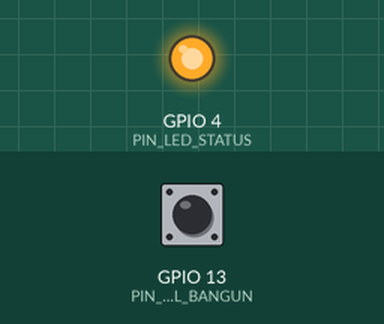
Simulated run of this sketch. Board: ESP32. Shown: output pins drawn as LEDs (lit = HIGH). The inputs (shaded band) are chosen by the test bench; at power-on: GPIO 13 (PIN_TOMBOL_BANGUN) HIGH. What the sketch prints to the serial monitor is not drawn. At 0.6 s the program puts the board to deep sleep or switches it off; the recording ends there.

Above: at 0.1 s.
Timing chart, 0 to 0.6 s (numbered marks = the images above):
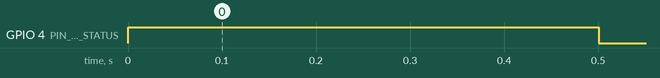

The sketch:

modul09_bangun_tombol.ino
```cpp
// Modul 9 - Praktik 3: bangun oleh alarm timer ATAU oleh tombol
// Rangkaian: LED status di D4 dan tombol di D13 (kaki seberangnya ke GND).
// Papan tidur 20 detik. Tekan tombol D13 kapan saja untuk membangunkannya lebih cepat.

#include "driver/rtc_io.h"  // pengatur pin RTC: pin yang tetap "terjaga" selama deep sleep

const int PIN_LED_STATUS = 4;
const gpio_num_t PIN_TOMBOL_BANGUN = GPIO_NUM_13;  // D13 termasuk pin RTC, jadi bisa membangunkan papan
const unsigned long LAMA_TIDUR_DETIK = 20;

RTC_DATA_ATTR int jumlahBangun = 0;
RTC_DATA_ATTR int jumlahOlehTombol = 0;

void setup() {
  Serial.begin(115200);
  pinMode(PIN_LED_STATUS, OUTPUT);
  rtc_gpio_deinit(PIN_TOMBOL_BANGUN);  // kembalikan D13 menjadi pin biasa setelah tidur
  pinMode(PIN_TOMBOL_BANGUN, INPUT_PULLUP);

  jumlahBangun++;
  esp_sleep_wakeup_cause_t penyebab = esp_sleep_get_wakeup_cause();
  Serial.print("Bangun ke-");
  Serial.print(jumlahBangun);
  if (penyebab == ESP_SLEEP_WAKEUP_EXT0) {
    jumlahOlehTombol++;
    Serial.println(": dibangunkan TOMBOL.");
  } else if (penyebab == ESP_SLEEP_WAKEUP_TIMER) {
    Serial.println(": dibangunkan alarm timer.");
  } else {
    Serial.println(": baru dinyalakan.");
  }
  Serial.print("Sejauh ini ");
  Serial.print(jumlahOlehTombol);
  Serial.println(" kali dibangunkan tombol.");

  digitalWrite(PIN_LED_STATUS, HIGH);
  delay(500);
  digitalWrite(PIN_LED_STATUS, LOW);

  // Tunggu tombol dilepas dulu. Kalau masih ditekan saat tidur, papan langsung bangun lagi.
  while (digitalRead(PIN_TOMBOL_BANGUN) == LOW) {
    delay(10);
  }
  delay(50);  // tunggu pantulan tombol reda, supaya papan tidak langsung bangun lagi

  Serial.printf("Tidur %lu detik. Tekan tombol untuk membangunkan lebih cepat.\n", LAMA_TIDUR_DETIK);
  Serial.flush();
  esp_sleep_enable_timer_wakeup(LAMA_TIDUR_DETIK * 1000000ULL);  // pintu bangun 1: alarm timer
  esp_sleep_enable_ext0_wakeup(PIN_TOMBOL_BANGUN, 0);            // pintu bangun 2: D13 menjadi LOW
  rtc_gpio_pullup_en(PIN_TOMBOL_BANGUN);   // pastikan pull-up D13 tetap aktif selama tidur
  rtc_gpio_pulldown_dis(PIN_TOMBOL_BANGUN);
  esp_deep_sleep_start();
}

void loop() {
  // Tidak pernah dijalankan.
}
```

Measured:
- by itself, GPIO 4 (PIN_LED_STATUS): LOW → HIGH at 0.00 s, → LOW 0.50 s later
